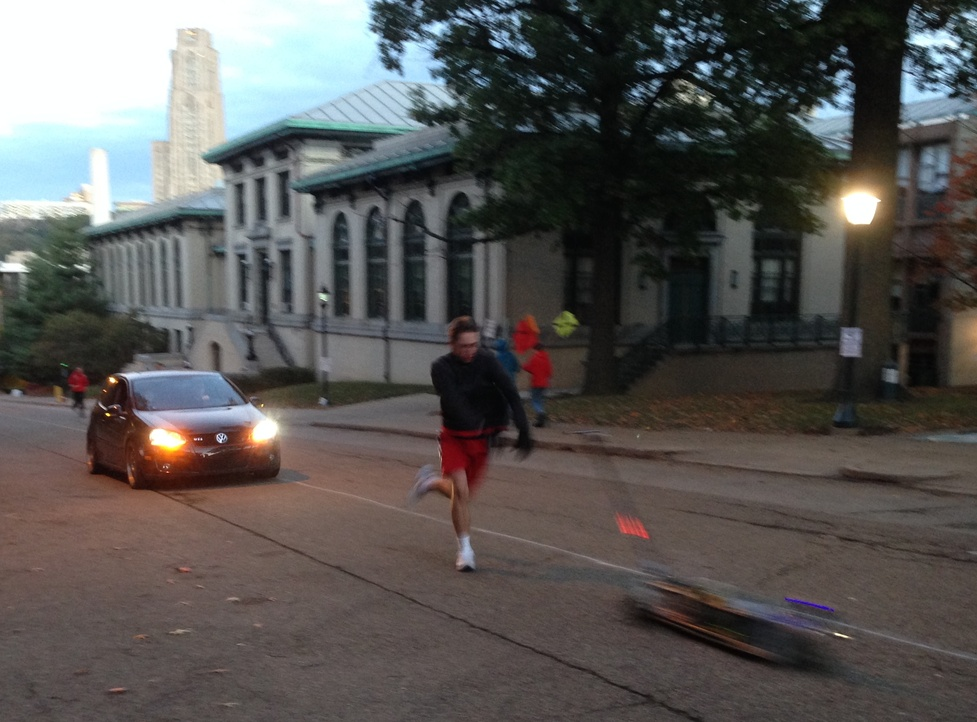
%> input picture IMG_1679.JPG, 977 x 722 px, shrunk from 2424 x 1792 before the run
$ octave --eval "textureSegment(rgb2gray(imread('../../../IMG_1679.JPG')));"   (GNU Octave 9; MATLAB toolbox functions it lacks are replaced by stand-ins)
%> lines starting %> are read from the running program, lines starting %| are printed output that depends on the picture
function textureSegment(I)
E = entropyfilt(I);
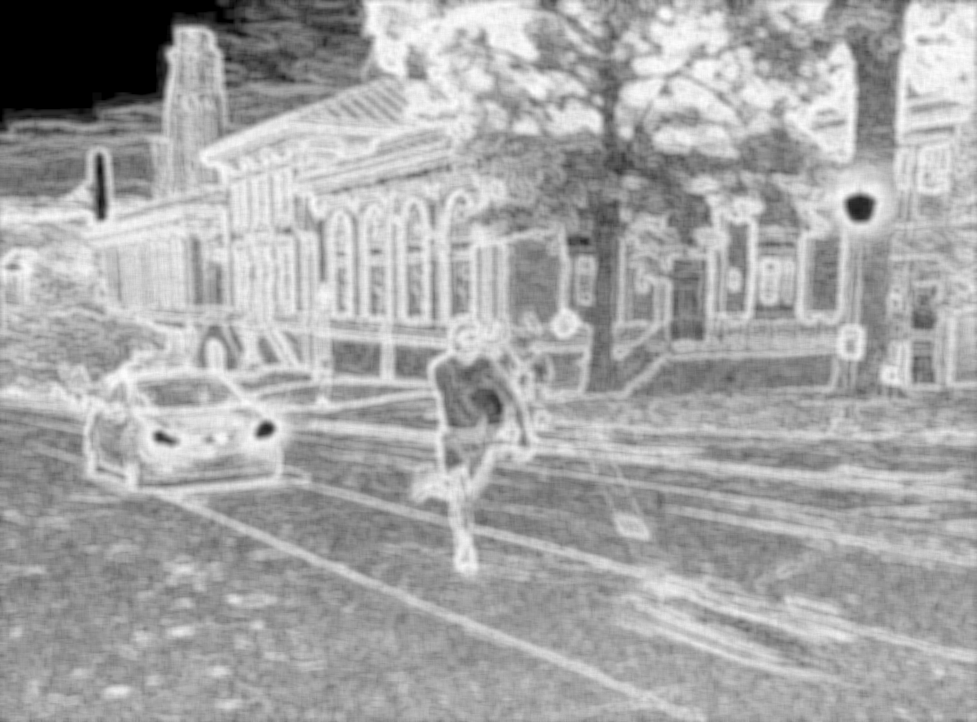
%> E: size 722x977 double; min 0, max 6.17, mean 4.03; drawn with min black and max white
Eim = mat2gray(E);
% [4 lines of commented-out code are left out]
subplot(2,1,1)
imshow(Eim);
subplot(2,1,2)
imshow(I)
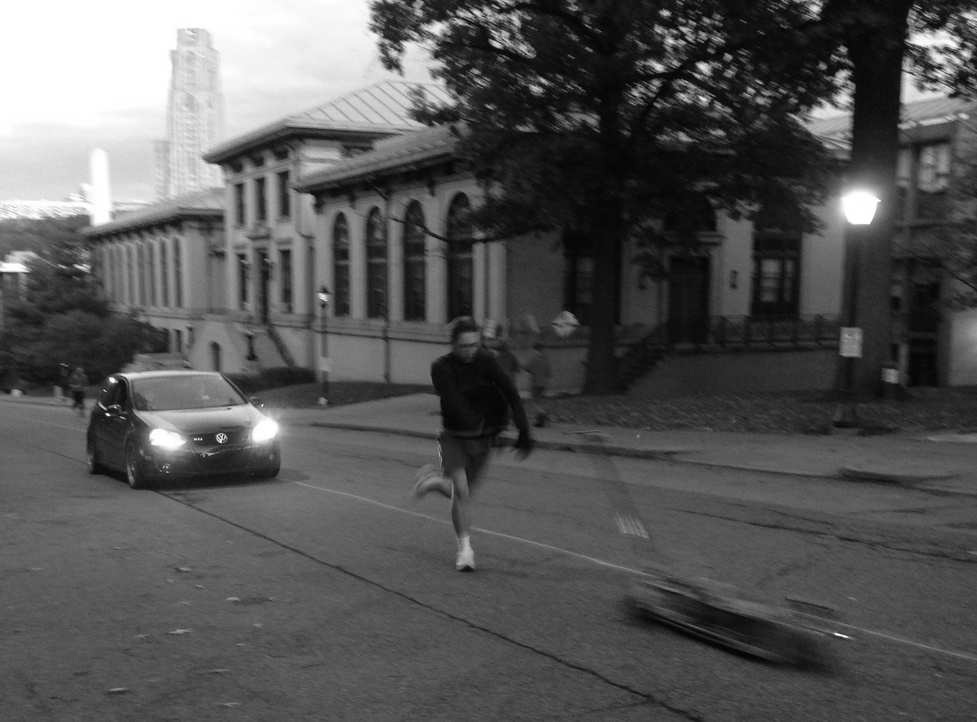
%> displayed picture: size 722x977, on the screen's scale of 0 to 255; min 3, max 255, mean 86.5


% colorSpaceKmean(Eim)
% pause()
end
